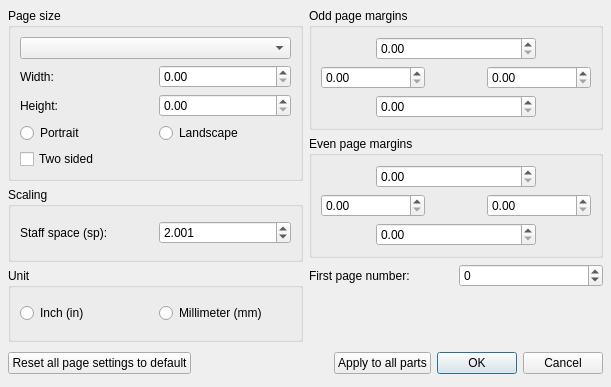
<?xml version="1.0" encoding="UTF-8"?>
<ui version="4.0">
 <class>PageSettingsBase</class>
 <widget class="QDialog" name="PageSettingsBase">
  <property name="geometry">
   <rect>
    <x>0</x>
    <y>0</y>
    <width>611</width>
    <height>387</height>
   </rect>
  </property>
  <property name="minimumSize">
   <size>
    <width>0</width>
    <height>0</height>
   </size>
  </property>
  <property name="windowTitle">
   <string>Page settings</string>
  </property>
  <layout class="QGridLayout">
   <property name="leftMargin">
    <number>8</number>
   </property>
   <property name="topMargin">
    <number>8</number>
   </property>
   <property name="rightMargin">
    <number>8</number>
   </property>
   <property name="bottomMargin">
    <number>8</number>
   </property>
   <property name="spacing">
    <number>6</number>
   </property>
   <item row="2" column="0" colspan="2">
    <layout class="QHBoxLayout">
     <property name="leftMargin">
      <number>0</number>
     </property>
     <property name="topMargin">
      <number>0</number>
     </property>
     <property name="rightMargin">
      <number>0</number>
     </property>
     <property name="bottomMargin">
      <number>0</number>
     </property>
     <item>
      <widget class="QPushButton" name="resetPageStyleButton">
       <property name="text">
        <string>Reset all page settings to default</string>
       </property>
      </widget>
     </item>
     <item>
      <spacer>
       <property name="orientation">
        <enum>Qt::Horizontal</enum>
       </property>
       <property name="sizeHint" stdset="0">
        <size>
         <width>131</width>
         <height>31</height>
        </size>
       </property>
      </spacer>
     </item>
     <item>
      <widget class="QPushButton" name="buttonApplyToAllParts">
       <property name="text">
        <string>Apply to all parts</string>
       </property>
      </widget>
     </item>
     <item>
      <widget class="QDialogButtonBox" name="buttonBox">
       <property name="standardButtons">
        <set>QDialogButtonBox::Cancel|QDialogButtonBox::Ok</set>
       </property>
      </widget>
     </item>
    </layout>
   </item>
   <item row="0" column="0" rowspan="2">
    <layout class="QVBoxLayout" stretch="0,0,0">
     <property name="spacing">
      <number>6</number>
     </property>
     <property name="leftMargin">
      <number>0</number>
     </property>
     <property name="topMargin">
      <number>0</number>
     </property>
     <property name="rightMargin">
      <number>0</number>
     </property>
     <property name="bottomMargin">
      <number>0</number>
     </property>
     <item>
      <widget class="QGroupBox" name="groupBox">
       <property name="title">
        <string>Page size</string>
       </property>
       <layout class="QGridLayout">
        <item row="3" column="0">
         <widget class="QRadioButton" name="portraitButton">
          <property name="text">
           <string>Portrait</string>
          </property>
         </widget>
        </item>
        <item row="0" column="0" colspan="2">
         <widget class="QComboBox" name="pageGroup"/>
        </item>
        <item row="4" column="0">
         <widget class="QCheckBox" name="twosided">
          <property name="text">
           <string>Two sided</string>
          </property>
         </widget>
        </item>
        <item row="3" column="1">
         <widget class="QRadioButton" name="landscapeButton">
          <property name="text">
           <string>Landscape</string>
          </property>
         </widget>
        </item>
        <item row="1" column="1">
         <widget class="QDoubleSpinBox" name="pageWidth">
          <property name="sizePolicy">
           <sizepolicy hsizetype="Minimum" vsizetype="Fixed">
            <horstretch>0</horstretch>
            <verstretch>0</verstretch>
           </sizepolicy>
          </property>
          <property name="keyboardTracking">
           <bool>false</bool>
          </property>
          <property name="maximum">
           <double>2000.000000000000000</double>
          </property>
         </widget>
        </item>
        <item row="2" column="1">
         <widget class="QDoubleSpinBox" name="pageHeight">
          <property name="sizePolicy">
           <sizepolicy hsizetype="Minimum" vsizetype="Fixed">
            <horstretch>0</horstretch>
            <verstretch>0</verstretch>
           </sizepolicy>
          </property>
          <property name="keyboardTracking">
           <bool>false</bool>
          </property>
          <property name="maximum">
           <double>2000.000000000000000</double>
          </property>
         </widget>
        </item>
        <item row="2" column="0">
         <widget class="QLabel" name="label_3">
          <property name="text">
           <string>Height:</string>
          </property>
          <property name="buddy">
           <cstring>pageHeight</cstring>
          </property>
         </widget>
        </item>
        <item row="1" column="0">
         <widget class="QLabel" name="label_2">
          <property name="text">
           <string>Width:</string>
          </property>
          <property name="buddy">
           <cstring>pageWidth</cstring>
          </property>
         </widget>
        </item>
       </layout>
      </widget>
     </item>
     <item>
      <widget class="QGroupBox" name="groupBox_2">
       <property name="title">
        <string>Scaling</string>
       </property>
       <layout class="QHBoxLayout">
        <item>
         <widget class="QLabel" name="label">
          <property name="toolTip">
           <string>Distance between two lines on a standard 5-line staff</string>
          </property>
          <property name="whatsThis">
           <string>Distance between two lines on a standard 5-line staff</string>
          </property>
          <property name="text">
           <string>Staff space (sp):</string>
          </property>
          <property name="buddy">
           <cstring>spatiumEntry</cstring>
          </property>
         </widget>
        </item>
        <item>
         <widget class="QDoubleSpinBox" name="spatiumEntry">
          <property name="sizePolicy">
           <sizepolicy hsizetype="Minimum" vsizetype="Fixed">
            <horstretch>0</horstretch>
            <verstretch>0</verstretch>
           </sizepolicy>
          </property>
          <property name="keyboardTracking">
           <bool>false</bool>
          </property>
          <property name="decimals">
           <number>3</number>
          </property>
          <property name="minimum">
           <double>0.001000000000000</double>
          </property>
          <property name="maximum">
           <double>999.990000000000009</double>
          </property>
          <property name="singleStep">
           <double>0.200000000000000</double>
          </property>
          <property name="value">
           <double>2.001000000000000</double>
          </property>
         </widget>
        </item>
       </layout>
      </widget>
     </item>
     <item>
      <widget class="QGroupBox" name="groupBox_6">
       <property name="title">
        <string>Unit</string>
       </property>
       <layout class="QGridLayout" name="gridLayout_1">
        <item row="0" column="0">
         <widget class="QRadioButton" name="inchButton">
          <property name="text">
           <string>Inch (in)</string>
          </property>
         </widget>
        </item>
        <item row="0" column="1">
         <widget class="QRadioButton" name="mmButton">
          <property name="text">
           <string>Millimeter (mm)</string>
          </property>
         </widget>
        </item>
       </layout>
      </widget>
     </item>
    </layout>
   </item>
   <item row="0" column="1">
    <layout class="QVBoxLayout">
     <property name="spacing">
      <number>6</number>
     </property>
     <property name="leftMargin">
      <number>0</number>
     </property>
     <property name="topMargin">
      <number>0</number>
     </property>
     <property name="rightMargin">
      <number>0</number>
     </property>
     <property name="bottomMargin">
      <number>0</number>
     </property>
     <item>
      <widget class="QGroupBox" name="groupBox_3">
       <property name="title">
        <string>Odd page margins</string>
       </property>
       <layout class="QGridLayout" name="gridLayout_3">
        <item row="1" column="0" colspan="2">
         <widget class="QDoubleSpinBox" name="oddPageLeftMargin">
          <property name="sizePolicy">
           <sizepolicy hsizetype="Preferred" vsizetype="Fixed">
            <horstretch>0</horstretch>
            <verstretch>0</verstretch>
           </sizepolicy>
          </property>
          <property name="accessibleName">
           <string>Left</string>
          </property>
          <property name="keyboardTracking">
           <bool>false</bool>
          </property>
          <property name="maximum">
           <double>2000.000000000000000</double>
          </property>
         </widget>
        </item>
        <item row="1" column="3" colspan="2">
         <widget class="QDoubleSpinBox" name="oddPageRightMargin">
          <property name="sizePolicy">
           <sizepolicy hsizetype="Preferred" vsizetype="Fixed">
            <horstretch>0</horstretch>
            <verstretch>0</verstretch>
           </sizepolicy>
          </property>
          <property name="accessibleName">
           <string>Right</string>
          </property>
          <property name="keyboardTracking">
           <bool>false</bool>
          </property>
          <property name="maximum">
           <double>2000.000000000000000</double>
          </property>
         </widget>
        </item>
        <item row="2" column="1" colspan="3">
         <widget class="QDoubleSpinBox" name="oddPageBottomMargin">
          <property name="sizePolicy">
           <sizepolicy hsizetype="Preferred" vsizetype="Fixed">
            <horstretch>0</horstretch>
            <verstretch>0</verstretch>
           </sizepolicy>
          </property>
          <property name="accessibleName">
           <string>Bottom</string>
          </property>
          <property name="keyboardTracking">
           <bool>false</bool>
          </property>
          <property name="maximum">
           <double>2000.000000000000000</double>
          </property>
         </widget>
        </item>
        <item row="1" column="2">
         <spacer name="horizontalSpacer_2">
          <property name="orientation">
           <enum>Qt::Horizontal</enum>
          </property>
          <property name="sizeType">
           <enum>QSizePolicy::Preferred</enum>
          </property>
          <property name="sizeHint" stdset="0">
           <size>
            <width>40</width>
            <height>20</height>
           </size>
          </property>
         </spacer>
        </item>
        <item row="0" column="1" colspan="3">
         <widget class="QDoubleSpinBox" name="oddPageTopMargin">
          <property name="sizePolicy">
           <sizepolicy hsizetype="Preferred" vsizetype="Fixed">
            <horstretch>0</horstretch>
            <verstretch>0</verstretch>
           </sizepolicy>
          </property>
          <property name="accessibleName">
           <string>Top</string>
          </property>
          <property name="keyboardTracking">
           <bool>false</bool>
          </property>
          <property name="maximum">
           <double>2000.000000000000000</double>
          </property>
         </widget>
        </item>
       </layout>
      </widget>
     </item>
     <item>
      <widget class="QGroupBox" name="groupBox_4">
       <property name="title">
        <string>Even page margins</string>
       </property>
       <layout class="QGridLayout" name="gridLayout_2">
        <item row="1" column="3" colspan="2">
         <widget class="QDoubleSpinBox" name="evenPageRightMargin">
          <property name="sizePolicy">
           <sizepolicy hsizetype="Preferred" vsizetype="Fixed">
            <horstretch>0</horstretch>
            <verstretch>0</verstretch>
           </sizepolicy>
          </property>
          <property name="accessibleName">
           <string>Right</string>
          </property>
          <property name="keyboardTracking">
           <bool>false</bool>
          </property>
          <property name="maximum">
           <double>2000.000000000000000</double>
          </property>
         </widget>
        </item>
        <item row="2" column="1" colspan="3">
         <widget class="QDoubleSpinBox" name="evenPageBottomMargin">
          <property name="sizePolicy">
           <sizepolicy hsizetype="Preferred" vsizetype="Fixed">
            <horstretch>0</horstretch>
            <verstretch>0</verstretch>
           </sizepolicy>
          </property>
          <property name="accessibleName">
           <string>Bottom</string>
          </property>
          <property name="keyboardTracking">
           <bool>false</bool>
          </property>
          <property name="maximum">
           <double>2000.000000000000000</double>
          </property>
         </widget>
        </item>
        <item row="1" column="0" colspan="2">
         <widget class="QDoubleSpinBox" name="evenPageLeftMargin">
          <property name="sizePolicy">
           <sizepolicy hsizetype="Preferred" vsizetype="Fixed">
            <horstretch>0</horstretch>
            <verstretch>0</verstretch>
           </sizepolicy>
          </property>
          <property name="accessibleName">
           <string>Left</string>
          </property>
          <property name="keyboardTracking">
           <bool>false</bool>
          </property>
          <property name="maximum">
           <double>2000.000000000000000</double>
          </property>
         </widget>
        </item>
        <item row="1" column="2">
         <spacer name="horizontalSpacer_3">
          <property name="orientation">
           <enum>Qt::Horizontal</enum>
          </property>
          <property name="sizeType">
           <enum>QSizePolicy::Preferred</enum>
          </property>
          <property name="sizeHint" stdset="0">
           <size>
            <width>40</width>
            <height>20</height>
           </size>
          </property>
         </spacer>
        </item>
        <item row="0" column="1" colspan="3">
         <widget class="QDoubleSpinBox" name="evenPageTopMargin">
          <property name="sizePolicy">
           <sizepolicy hsizetype="Preferred" vsizetype="Fixed">
            <horstretch>0</horstretch>
            <verstretch>0</verstretch>
           </sizepolicy>
          </property>
          <property name="accessibleName">
           <string>Top</string>
          </property>
          <property name="keyboardTracking">
           <bool>false</bool>
          </property>
          <property name="maximum">
           <double>2000.000000000000000</double>
          </property>
         </widget>
        </item>
       </layout>
      </widget>
     </item>
     <item>
      <layout class="QHBoxLayout" name="horizontalLayout_2">
       <item>
        <widget class="QLabel" name="label_12">
         <property name="text">
          <string>First page number:</string>
         </property>
         <property name="buddy">
          <cstring>pageOffsetEntry</cstring>
         </property>
        </widget>
       </item>
       <item>
        <widget class="QSpinBox" name="pageOffsetEntry">
         <property name="keyboardTracking">
          <bool>false</bool>
         </property>
         <property name="minimum">
          <number>-999999</number>
         </property>
         <property name="maximum">
          <number>999999</number>
         </property>
        </widget>
       </item>
      </layout>
     </item>
    </layout>
   </item>
  </layout>
 </widget>
 <tabstops>
  <tabstop>pageGroup</tabstop>
  <tabstop>pageWidth</tabstop>
  <tabstop>pageHeight</tabstop>
  <tabstop>portraitButton</tabstop>
  <tabstop>landscapeButton</tabstop>
  <tabstop>twosided</tabstop>
  <tabstop>spatiumEntry</tabstop>
  <tabstop>inchButton</tabstop>
  <tabstop>mmButton</tabstop>
  <tabstop>oddPageTopMargin</tabstop>
  <tabstop>oddPageLeftMargin</tabstop>
  <tabstop>oddPageRightMargin</tabstop>
  <tabstop>oddPageBottomMargin</tabstop>
  <tabstop>evenPageTopMargin</tabstop>
  <tabstop>evenPageLeftMargin</tabstop>
  <tabstop>evenPageRightMargin</tabstop>
  <tabstop>evenPageBottomMargin</tabstop>
  <tabstop>pageOffsetEntry</tabstop>
  <tabstop>resetPageStyleButton</tabstop>
  <tabstop>buttonApplyToAllParts</tabstop>
 </tabstops>
 <resources/>
 <connections/>
</ui>
